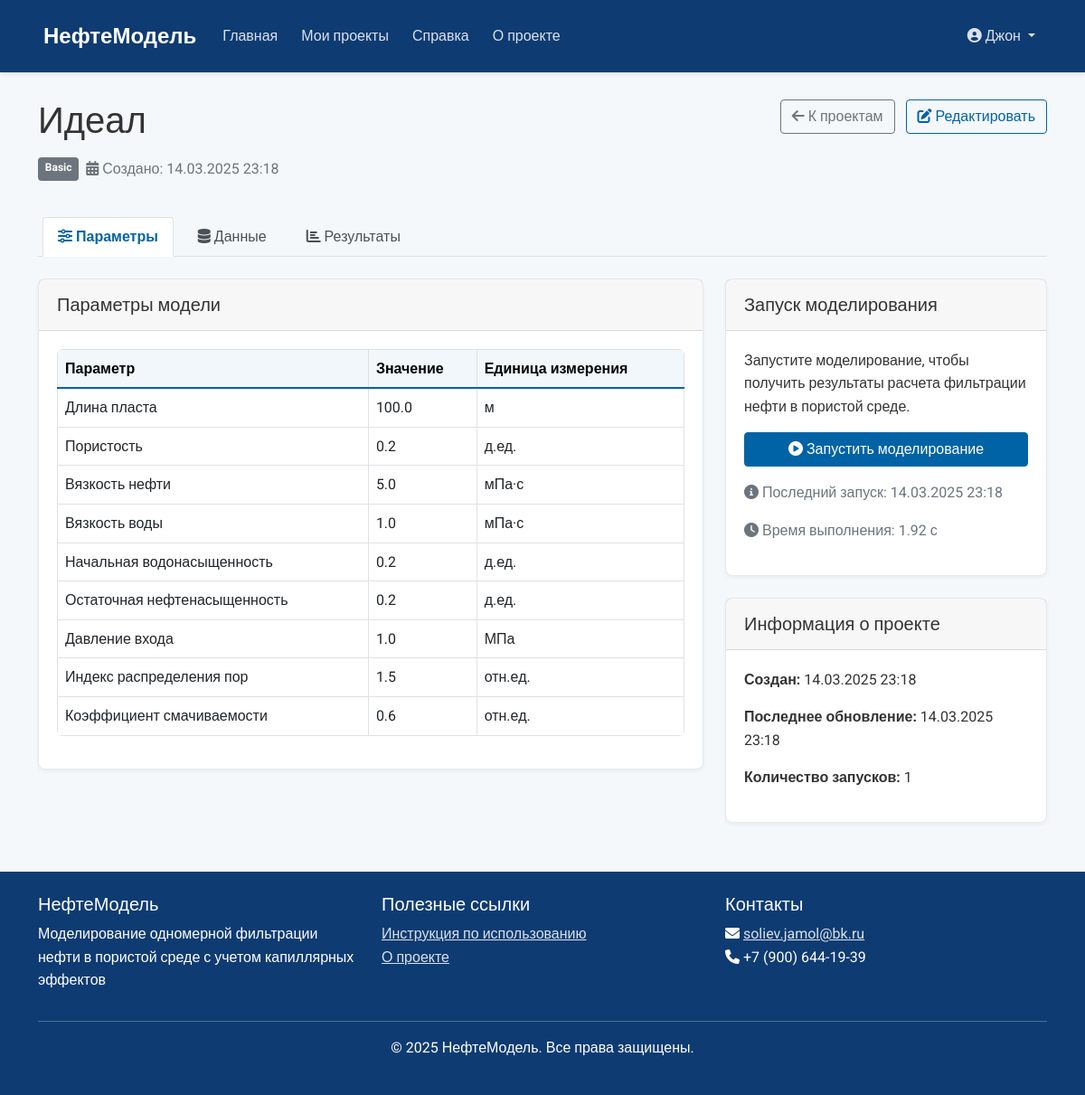
The app's page /project/13 (signed in) with its own data.
### models/user.py (models this page shows, shortened)
class User(UserMixin, db.Model):
    __tablename__ = 'users'
    id = db.Column(db.Integer, primary_key=True)
    username = db.Column(db.String(64), unique=True, nullable=False, index=True)
    email = db.Column(db.String(120), unique=True, nullable=False, index=True)
    password_hash = db.Column(db.String(128), nullable=False)
    company = db.Column(db.String(120))
    position = db.Column(db.String(120))
    is_active = db.Column(db.Boolean, default=True)
    created_at = db.Column(db.DateTime, default=datetime.utcnow)
    last_login = db.Column(db.DateTime, nullable=True)
    projects = db.relationship('Project', backref='owner', lazy='dynamic')

### models/project.py (models this page shows, shortened)
class Project(db.Model):
    __tablename__ = 'projects'
    id = db.Column(db.Integer, primary_key=True)
    name = db.Column(db.String(128), nullable=False)
    description = db.Column(db.Text)
    model_type = db.Column(db.String(64), nullable=False)  # 'basic' или 'carbonate'
    rock_type = db.Column(db.String(64))
    created_at = db.Column(db.DateTime, default=datetime.utcnow)
    updated_at = db.Column(db.DateTime, default=datetime.utcnow, onupdate=datetime.utcnow)
    user_id = db.Column(db.Integer, db.ForeignKey('users.id'), nullable=False)
    data = db.relationship('ProjectData', backref='project', uselist=False, cascade='all, delete-orphan')
    results = db.relationship('ProjectResult', backref='project', lazy='dynamic', cascade='all, delete-orphan')
    def get_model_parameters(self):
        if self.data and self.data.model_parameters:
            return json.loads(self.data.model_parameters)
        return {}

class ProjectResult(db.Model):
    __tablename__ = 'project_results'
    id = db.Column(db.Integer, primary_key=True)
    project_id = db.Column(db.Integer, db.ForeignKey('projects.id'), nullable=False)
    run_date = db.Column(db.DateTime, default=datetime.utcnow)
    result_data = db.Column(db.Text)  # JSON-строка с данными результатов
    runtime = db.Column(db.Float)  # время выполнения в секундах
    status = db.Column(db.String(64), default='success')  # success, error, warning
    error_message = db.Column(db.Text)
    created_at = db.Column(db.DateTime, default=datetime.utcnow)

### routes/main.py (the view)
@main_bp.route('/project/<int:project_id>')
@login_required
def project_details(project_id):
    project = Project.query.get_or_404(project_id)
    if project.user_id != current_user.id:
        flash('У вас нет доступа к этому проекту', 'danger')
        return redirect(url_for('main.dashboard'))
    model_params = project.get_model_parameters()
    results = project.results.order_by(ProjectResult.created_at.desc()).first()
    return render_template('project_details.html', project=project, model_params=model_params, results=results)

### templates/project_details.html (shortened to what this page needs)
{% extends "base.html" %}
{% block content %}
<div class="row mb-4">
    <div class="col-md-8">
        <h1>{{ project.name }}</h1>
        <div class="d-flex mb-3">
            <span class="badge project-type-{{ project.model_type }} me-2">
                {{ project.model_type|capitalize }}
            </span>
            <span class="text-muted">
                <i class="fas fa-calendar-alt"></i> Создано: {{ project.created_at.strftime('%d.%m.%Y %H:%M') }}
            </span>
        </div>
    </div>
    <div class="col-md-4 text-md-end">
        <a href="{{ url_for('main.dashboard') }}" class="btn btn-outline-secondary mb-2 me-2">
            <i class="fas fa-arrow-left"></i> К проектам
        </a>
        <a href="{{ url_for('main.edit_project', project_id=project.id) }}" class="btn btn-outline-primary mb-2">
            <i class="fas fa-edit"></i> Редактировать
        </a>
    </div>
</div>
<ul class="nav nav-tabs mb-4" id="projectTabs" role="tablist">
    <li class="nav-item" role="presentation">
        <button class="nav-link active" id="parameters-tab" data-bs-toggle="tab" data-bs-target="#parameters" type="button" role="tab" aria-controls="parameters" aria-selected="true">
            <i class="fas fa-sliders-h"></i> Параметры
        </button>
    </li>
    <li class="nav-item" role="presentation">
        <button class="nav-link" id="data-tab" data-bs-toggle="tab" data-bs-target="#data" type="button" role="tab" aria-controls="data" aria-selected="false">
            <i class="fas fa-database"></i> Данные
        </button>
    </li>
    {% if results %}
    <li class="nav-item" role="presentation">
        <button class="nav-link" id="results-tab" data-bs-toggle="tab" data-bs-target="#results" type="button" role="tab" aria-controls="results" aria-selected="false">
            <i class="fas fa-chart-bar"></i> Результаты
        </button>
    </li>
    {% endif %}
</ul>
<div class="tab-content" id="projectTabsContent">
    <div class="tab-pane fade show active" id="parameters" role="tabpanel" aria-labelledby="parameters-tab">
        <div class="row">
            <div class="col-md-8">
                <div class="card mb-4">
                    <div class="card-header">
                        <h5 class="mb-0">Параметры модели</h5>
                    </div>
                    <div class="card-body">
                        <div class="table-responsive">
                            <table class="table table-bordered">
                                <thead class="table-light">
                                    <tr>
                                        <th>Параметр</th>
                                        <th>Значение</th>
                                        <th>Единица измерения</th>
                                    </tr>
                                </thead>
                                <tbody>
                                    {% if model_params.length %}
                                    <tr>
                                        <td>Длина пласта</td>
                                        <td>{{ model_params.length }}</td>
                                        <td>м</td>
                                    </tr>
                                    {% endif %}
                                    {% if model_params.porosity %}
                                    <tr>
                                        <td>Пористость</td>
                                        <td>{{ model_params.porosity }}</td>
                                        <td>д.ед.</td>
                                    </tr>
                                    {% endif %}
                                    {% if model_params.mu_oil %}
                                    <tr>
                                        <td>Вязкость нефти</td>
                                        <td>{{ model_params.mu_oil }}</td>
                                        <td>мПа·с</td>
                                    </tr>
                                    {% endif %}
                                    {% if model_params.mu_water %}
                                    <tr>
                                        <td>Вязкость воды</td>
                                        <td>{{ model_params.mu_water }}</td>
                                        <td>мПа·с</td>
                                    </tr>
                                    {% endif %}
                                    {% if model_params.initial_water_saturation %}
                                    <tr>
                                        <td>Начальная водонасыщенность</td>
                                        <td>{{ model_params.initial_water_saturation }}</td>
                                        <td>д.ед.</td>
                                    </tr>
                                    {% endif %}
                                    {% if model_params.residual_oil_saturation %}
                                    <tr>
                                        <td>Остаточная нефтенасыщенность</td>
                                        <td>{{ model_params.residual_oil_saturation }}</td>
                                        <td>д.ед.</td>
                                    </tr>
                                    {% endif %}
                                    {% if model_params.entry_pressure %}
                                    <tr>
                                        <td>Давление входа</td>
                                        <td>{{ model_params.entry_pressure }}</td>
                                        <td>МПа</td>
                                    </tr>
                                    {% endif %}
                                    {% if model_params.pore_distribution_index %}
                                    <tr>
                                        <td>Индекс распределения пор</td>
                                        <td>{{ model_params.pore_distribution_index }}</td>
                                        <td>отн.ед.</td>
                                    </tr>
                                    {% endif %}
                                    {% if model_params.wettability_factor %}
                                    <tr>
                                        <td>Коэффициент смачиваемости</td>
                                        <td>{{ model_params.wettability_factor }}</td>
                                        <td>отн.ед.</td>
                                    </tr>
                                    {% endif %}
                                </tbody>
                            </table>
                        </div>
                    </div>
                </div>
            </div>
            <div class="col-md-4">
                <div class="card mb-4">
                    <div class="card-header">
                        <h5 class="mb-0">Запуск моделирования</h5>
                    </div>
                    <div class="card-body">
                        <p>Запустите моделирование, чтобы получить результаты расчета фильтрации нефти в пористой среде.</p>
                       <form action="{{ url_for('main.run_project', project_id=project.id) }}" method="post">
    <button type="submit" class="btn btn-primary w-100">
        <i class="fas fa-play-circle"></i> Запустить моделирование
    </button>
</form>
                        {% if results %}
                        <div class="mt-3">
                            <p class="text-muted">
                                <i class="fas fa-info-circle"></i> Последний запуск: {{ results.run_date.strftime('%d.%m.%Y %H:%M') }}
                            </p>
                            <p class="text-muted">
                                <i class="fas fa-clock"></i> Время выполнения: {{ '%.2f'|format(results.runtime) }} с
                            </p>
                        </div>
                        {% endif %}
                    </div>
                </div>
                <div class="card mb-4">
                    <div class="card-header">
                        <h5 class="mb-0">Информация о проекте</h5>
                    </div>
                    <div class="card-body">
                        <p><strong>Создан:</strong> {{ project.created_at.strftime('%d.%m.%Y %H:%M') }}</p>
                        <p><strong>Последнее обновление:</strong> {{ project.updated_at.strftime('%d.%m.%Y %H:%M') }}</p>
                        <p><strong>Количество запусков:</strong> {{ project.results.count() }}</p>
                    </div>
                </div>
            </div>
        </div>
    </div>
</div>
{% endblock %}

### templates/base.html (shortened to what this page needs)
<!DOCTYPE html>
<html lang="ru">
<head>
    <link href="https://cdn.jsdelivr.net/npm/bootstrap@5.1.3/dist/css/bootstrap.min.css" rel="stylesheet">
    <link rel="stylesheet" href="https://cdnjs.cloudflare.com/ajax/libs/font-awesome/6.0.0-beta3/css/all.min.css">
    <link rel="stylesheet" href="{{ url_for('static', filename='css/main.css') }}">
</head>
<body>
    <div class="wrapper">
        <header class="header">
            <nav class="navbar navbar-expand-lg navbar-dark">
                <div class="container">
                    <a class="navbar-brand" href="{{ url_for('main.index') }}">
                         НефтеМодель
                    </a>
                    <div class="collapse navbar-collapse" id="navbarNav">
                        <ul class="navbar-nav me-auto">
                            <li class="nav-item">
                                <a class="nav-link {% if request.endpoint == 'main.index' %}active{% endif %}" href="{{ url_for('main.index') }}">Главная</a>
                            </li>
                            {% if current_user.is_authenticated %}
                            <li class="nav-item">
                                <a class="nav-link {% if request.endpoint == 'main.dashboard' %}active{% endif %}" href="{{ url_for('main.dashboard') }}">Мои проекты</a>
                            </li>
                            {% endif %}
                            <li class="nav-item">
                                <a class="nav-link {% if request.endpoint == 'main.help_page' %}active{% endif %}" href="{{ url_for('main.help_page') }}">Справка</a>
                            </li>
                            <li class="nav-item">
                                <a class="nav-link {% if request.endpoint == 'main.about' %}active{% endif %}" href="{{ url_for('main.about') }}">О проекте</a>
                            </li>
                        </ul>
                        <ul class="navbar-nav">
                            {% if current_user.is_authenticated %}
                            <li class="nav-item dropdown">
                                <a class="nav-link dropdown-toggle" href="#" id="userDropdown" role="button" data-bs-toggle="dropdown" aria-expanded="false">
                                    <i class="fas fa-user-circle"></i> {{ current_user.username }}
                                </a>
                            </li>
                            {% endif %}
                        </ul>
                    </div>
                </div>
            </nav>
        </header>
        <main class="content">
            <div class="container">
                {% block content %}{% endblock %}
            </div>
        </main>
        <footer class="footer">
            <div class="container">
                <div class="row">
                    <div class="col-md-4">
                        <h5>НефтеМодель</h5>
                        <p>Моделирование одномерной фильтрации нефти в пористой среде с учетом капиллярных эффектов</p>
                    </div>
                    <div class="col-md-4">
                        <h5>Полезные ссылки</h5>
                        <ul class="list-unstyled">
                            <li><a href="{{ url_for('main.help_page') }}">Инструкция по использованию</a></li>
                            <li><a href="{{ url_for('main.about') }}">О проекте</a></li>
                        </ul>
                    </div>
                    <div class="col-md-4">
                        <h5>Контакты</h5>
                        <p>
                            <i class="fas fa-envelope"></i> <a href="mailto:info@neftemodel.ru">soliev.jamol@bk.ru</a><br>
                            <i class="fas fa-phone"></i> +7 (900) 644-19-39
                        </p>
                    </div>
                </div>
                <hr>
                <div class="text-center">
                    <p>&copy; {{ now.year }} НефтеМодель. Все права защищены.</p>
                </div>
            </div>
        </footer>
    </div>
</body>
</html>

### records on screen
User: username "Джон"
Project: name "Идеал", model_type "Basic", created_at "14.03.2025 23:18", updated_at "14.03.2025 23:18"
ProjectResult: run_date "14.03.2025 23:18", runtime "1.92"

### other values on screen
{{ model_params.length }} "100.0"
{{ model_params.porosity }} "0.2"
{{ model_params.mu_oil }} "5.0"
{{ model_params.mu_water }} "1.0"
{{ model_params.initial_water_saturation }} "0.2"
{{ model_params.residual_oil_saturation }} "0.2"
{{ model_params.entry_pressure }} "1.0"
{{ model_params.pore_distribution_index }} "1.5"
{{ model_params.wettability_factor }} "0.6"
{{ project.results.count() }} "1"
